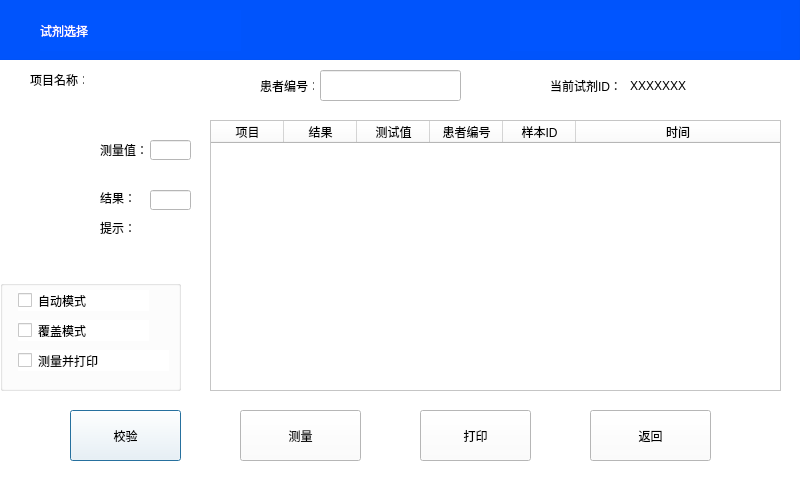
<?xml version="1.0" encoding="UTF-8"?>
<ui version="4.0">
 <class>ExpDialog</class>
 <widget class="QDialog" name="ExpDialog">
  <property name="geometry">
   <rect>
    <x>0</x>
    <y>0</y>
    <width>800</width>
    <height>480</height>
   </rect>
  </property>
  <property name="windowTitle">
   <string>Dialog</string>
  </property>
  <widget class="QGroupBox" name="groupBox">
   <property name="geometry">
    <rect>
     <x>-10</x>
     <y>-10</y>
     <width>811</width>
     <height>71</height>
    </rect>
   </property>
   <property name="styleSheet">
    <string notr="true">background-color: rgb(0, 85, 255);</string>
   </property>
   <property name="title">
    <string/>
   </property>
   <widget class="QLabel" name="labelTitle">
    <property name="geometry">
     <rect>
      <x>50</x>
      <y>20</y>
      <width>201</width>
      <height>41</height>
     </rect>
    </property>
    <property name="styleSheet">
     <string notr="true">color: rgb(255, 255, 255);
font: 75 32pt &quot;黑体&quot;;</string>
    </property>
    <property name="text">
     <string>试剂选择</string>
    </property>
   </widget>
   <widget class="QLabel" name="labelDateTime">
    <property name="geometry">
     <rect>
      <x>520</x>
      <y>20</y>
      <width>271</width>
      <height>41</height>
     </rect>
    </property>
    <property name="styleSheet">
     <string notr="true">color: rgb(255, 255, 255);
font:  20pt &quot;黑体&quot;;</string>
    </property>
    <property name="text">
     <string/>
    </property>
   </widget>
  </widget>
  <widget class="QStackedWidget" name="stackedWidget">
   <property name="geometry">
    <rect>
     <x>0</x>
     <y>60</y>
     <width>801</width>
     <height>421</height>
    </rect>
   </property>
   <property name="autoFillBackground">
    <bool>false</bool>
   </property>
   <property name="styleSheet">
    <string notr="true">background-color: rgb(255, 255, 255);</string>
   </property>
   <property name="currentIndex">
    <number>0</number>
   </property>
   <widget class="QWidget" name="page">
    <widget class="QTableWidget" name="AnalysisTableWidget">
     <property name="geometry">
      <rect>
       <x>210</x>
       <y>60</y>
       <width>571</width>
       <height>271</height>
      </rect>
     </property>
     <property name="sortingEnabled">
      <bool>false</bool>
     </property>
     <property name="rowCount">
      <number>0</number>
     </property>
     <property name="columnCount">
      <number>6</number>
     </property>
     <attribute name="horizontalHeaderVisible">
      <bool>true</bool>
     </attribute>
     <attribute name="horizontalHeaderDefaultSectionSize">
      <number>73</number>
     </attribute>
     <attribute name="horizontalHeaderHighlightSections">
      <bool>false</bool>
     </attribute>
     <attribute name="horizontalHeaderStretchLastSection">
      <bool>true</bool>
     </attribute>
     <attribute name="verticalHeaderVisible">
      <bool>false</bool>
     </attribute>
     <attribute name="verticalHeaderDefaultSectionSize">
      <number>30</number>
     </attribute>
     <attribute name="verticalHeaderHighlightSections">
      <bool>true</bool>
     </attribute>
     <attribute name="verticalHeaderVisible">
      <bool>false</bool>
     </attribute>
     <attribute name="verticalHeaderDefaultSectionSize">
      <number>30</number>
     </attribute>
     <attribute name="horizontalHeaderStretchLastSection">
      <bool>true</bool>
     </attribute>
     <attribute name="horizontalHeaderVisible">
      <bool>true</bool>
     </attribute>
     <attribute name="horizontalHeaderHighlightSections">
      <bool>false</bool>
     </attribute>
     <attribute name="verticalHeaderHighlightSections">
      <bool>true</bool>
     </attribute>
     <attribute name="horizontalHeaderDefaultSectionSize">
      <number>73</number>
     </attribute>
     <column>
      <property name="text">
       <string>项目</string>
      </property>
     </column>
     <column>
      <property name="text">
       <string>结果</string>
      </property>
     </column>
     <column>
      <property name="text">
       <string>测试值</string>
      </property>
     </column>
     <column>
      <property name="text">
       <string>患者编号</string>
      </property>
     </column>
     <column>
      <property name="text">
       <string>样本ID</string>
      </property>
     </column>
     <column>
      <property name="text">
       <string>时间</string>
      </property>
     </column>
    </widget>
    <widget class="QLabel" name="ShowImageLabel">
     <property name="geometry">
      <rect>
       <x>13</x>
       <y>50</y>
       <width>81</width>
       <height>151</height>
      </rect>
     </property>
     <property name="styleSheet">
      <string notr="true">background-image: url();
background-color: rgb(255, 255, 255);</string>
     </property>
     <property name="text">
      <string/>
     </property>
    </widget>
    <widget class="QLabel" name="label_4">
     <property name="geometry">
      <rect>
       <x>30</x>
       <y>10</y>
       <width>54</width>
       <height>20</height>
      </rect>
     </property>
     <property name="text">
      <string>项目名称：</string>
     </property>
    </widget>
    <widget class="QLabel" name="label_5">
     <property name="geometry">
      <rect>
       <x>100</x>
       <y>80</y>
       <width>51</width>
       <height>20</height>
      </rect>
     </property>
     <property name="text">
      <string>测量值：</string>
     </property>
    </widget>
    <widget class="QLabel" name="label_6">
     <property name="geometry">
      <rect>
       <x>100</x>
       <y>130</y>
       <width>41</width>
       <height>16</height>
      </rect>
     </property>
     <property name="text">
      <string>结果：</string>
     </property>
    </widget>
    <widget class="QLabel" name="label_7">
     <property name="geometry">
      <rect>
       <x>100</x>
       <y>160</y>
       <width>31</width>
       <height>16</height>
      </rect>
     </property>
     <property name="text">
      <string>提示：</string>
     </property>
    </widget>
    <widget class="QLineEdit" name="TestValueLineEdit">
     <property name="geometry">
      <rect>
       <x>150</x>
       <y>80</y>
       <width>41</width>
       <height>20</height>
      </rect>
     </property>
    </widget>
    <widget class="QLineEdit" name="ResultLineEdit">
     <property name="geometry">
      <rect>
       <x>150</x>
       <y>130</y>
       <width>41</width>
       <height>20</height>
      </rect>
     </property>
    </widget>
    <widget class="QLineEdit" name="PatientLineEdit">
     <property name="geometry">
      <rect>
       <x>320</x>
       <y>10</y>
       <width>141</width>
       <height>31</height>
      </rect>
     </property>
    </widget>
    <widget class="QLabel" name="label_8">
     <property name="geometry">
      <rect>
       <x>260</x>
       <y>10</y>
       <width>54</width>
       <height>31</height>
      </rect>
     </property>
     <property name="text">
      <string>患者编号：</string>
     </property>
    </widget>
    <widget class="QLabel" name="label_9">
     <property name="geometry">
      <rect>
       <x>550</x>
       <y>10</y>
       <width>71</width>
       <height>31</height>
      </rect>
     </property>
     <property name="text">
      <string>当前试剂ID：</string>
     </property>
    </widget>
    <widget class="QGroupBox" name="groupBox_2">
     <property name="geometry">
      <rect>
       <x>0</x>
       <y>220</y>
       <width>181</width>
       <height>111</height>
      </rect>
     </property>
     <property name="styleSheet">
      <string notr="true">border-color: rgb(0, 0, 0);</string>
     </property>
     <property name="title">
      <string/>
     </property>
     <widget class="QCheckBox" name="AutoCheckBox">
      <property name="geometry">
       <rect>
        <x>18</x>
        <y>10</y>
        <width>131</width>
        <height>21</height>
       </rect>
      </property>
      <property name="styleSheet">
       <string notr="true">font: 14pt &quot;微软细黑&quot;;</string>
      </property>
      <property name="text">
       <string>自动模式</string>
      </property>
     </widget>
     <widget class="QCheckBox" name="CoverCheckBox">
      <property name="geometry">
       <rect>
        <x>18</x>
        <y>40</y>
        <width>131</width>
        <height>21</height>
       </rect>
      </property>
      <property name="styleSheet">
       <string notr="true">font: 14pt &quot;微软细黑&quot;;</string>
      </property>
      <property name="text">
       <string>覆盖模式</string>
      </property>
     </widget>
     <widget class="QCheckBox" name="PrintCheckBox">
      <property name="geometry">
       <rect>
        <x>18</x>
        <y>70</y>
        <width>151</width>
        <height>21</height>
       </rect>
      </property>
      <property name="styleSheet">
       <string notr="true">font: 14pt &quot;微软细黑&quot;;</string>
      </property>
      <property name="text">
       <string>测量并打印</string>
      </property>
     </widget>
    </widget>
    <widget class="QLabel" name="CurrentRegIdLabel">
     <property name="geometry">
      <rect>
       <x>630</x>
       <y>10</y>
       <width>91</width>
       <height>31</height>
      </rect>
     </property>
     <property name="text">
      <string>XXXXXXX</string>
     </property>
    </widget>
    <widget class="QLabel" name="PromptLabel">
     <property name="geometry">
      <rect>
       <x>140</x>
       <y>160</y>
       <width>51</width>
       <height>21</height>
      </rect>
     </property>
     <property name="text">
      <string/>
     </property>
    </widget>
    <widget class="QPushButton" name="CheckPushButton">
     <property name="geometry">
      <rect>
       <x>70</x>
       <y>350</y>
       <width>111</width>
       <height>51</height>
      </rect>
     </property>
     <property name="styleSheet">
      <string notr="true">font: 20pt &quot;微软细黑&quot;;</string>
     </property>
     <property name="text">
      <string>校验</string>
     </property>
    </widget>
    <widget class="QPushButton" name="MeasurePushButton">
     <property name="geometry">
      <rect>
       <x>240</x>
       <y>350</y>
       <width>121</width>
       <height>51</height>
      </rect>
     </property>
     <property name="styleSheet">
      <string notr="true">font: 20pt &quot;微软细黑&quot;;</string>
     </property>
     <property name="text">
      <string>测量</string>
     </property>
    </widget>
    <widget class="QPushButton" name="PrintPushButton">
     <property name="geometry">
      <rect>
       <x>420</x>
       <y>350</y>
       <width>111</width>
       <height>51</height>
      </rect>
     </property>
     <property name="styleSheet">
      <string notr="true">font: 20pt &quot;微软细黑&quot;;</string>
     </property>
     <property name="text">
      <string>打印</string>
     </property>
    </widget>
    <widget class="QPushButton" name="expReturnBtn">
     <property name="geometry">
      <rect>
       <x>590</x>
       <y>350</y>
       <width>121</width>
       <height>51</height>
      </rect>
     </property>
     <property name="styleSheet">
      <string notr="true">font: 20pt &quot;微软细黑&quot;;</string>
     </property>
     <property name="text">
      <string>返回</string>
     </property>
    </widget>
    <widget class="QLabel" name="ProjectNameLabel">
     <property name="geometry">
      <rect>
       <x>120</x>
       <y>10</y>
       <width>71</width>
       <height>21</height>
      </rect>
     </property>
     <property name="styleSheet">
      <string notr="true">background-color: rgb(255, 255, 255);</string>
     </property>
     <property name="text">
      <string/>
     </property>
    </widget>
   </widget>
   <widget class="QWidget" name="page_2">
    <widget class="QLabel" name="label_2">
     <property name="geometry">
      <rect>
       <x>50</x>
       <y>0</y>
       <width>121</width>
       <height>51</height>
      </rect>
     </property>
     <property name="styleSheet">
      <string notr="true">font: 75 20pt &quot;宋体&quot;;</string>
     </property>
     <property name="text">
      <string>试剂列表：</string>
     </property>
    </widget>
    <widget class="QTableWidget" name="tableWidget">
     <property name="geometry">
      <rect>
       <x>130</x>
       <y>50</y>
       <width>541</width>
       <height>281</height>
      </rect>
     </property>
     <property name="styleSheet">
      <string notr="true">QHeaderView::section{background:skyblue;}</string>
     </property>
     <property name="rowCount">
      <number>6</number>
     </property>
     <attribute name="horizontalHeaderVisible">
      <bool>false</bool>
     </attribute>
     <attribute name="horizontalHeaderCascadingSectionResizes">
      <bool>false</bool>
     </attribute>
     <attribute name="horizontalHeaderDefaultSectionSize">
      <number>100</number>
     </attribute>
     <attribute name="horizontalHeaderStretchLastSection">
      <bool>true</bool>
     </attribute>
     <attribute name="verticalHeaderVisible">
      <bool>false</bool>
     </attribute>
     <attribute name="verticalHeaderDefaultSectionSize">
      <number>40</number>
     </attribute>
     <attribute name="verticalHeaderStretchLastSection">
      <bool>false</bool>
     </attribute>
     <attribute name="verticalHeaderVisible">
      <bool>false</bool>
     </attribute>
     <attribute name="verticalHeaderDefaultSectionSize">
      <number>40</number>
     </attribute>
     <attribute name="horizontalHeaderStretchLastSection">
      <bool>true</bool>
     </attribute>
     <attribute name="horizontalHeaderCascadingSectionResizes">
      <bool>false</bool>
     </attribute>
     <attribute name="horizontalHeaderVisible">
      <bool>false</bool>
     </attribute>
     <attribute name="verticalHeaderStretchLastSection">
      <bool>false</bool>
     </attribute>
     <attribute name="horizontalHeaderDefaultSectionSize">
      <number>100</number>
     </attribute>
     <row/>
     <row/>
     <row/>
     <row/>
     <row/>
     <row/>
     <column>
      <property name="text">
       <string>序号</string>
      </property>
      <property name="font">
       <font>
        <pointsize>15</pointsize>
       </font>
      </property>
     </column>
     <column>
      <property name="text">
       <string>生产日期</string>
      </property>
      <property name="font">
       <font>
        <pointsize>15</pointsize>
       </font>
      </property>
     </column>
     <column>
      <property name="text">
       <string>试剂名称</string>
      </property>
      <property name="font">
       <font>
        <pointsize>15</pointsize>
       </font>
      </property>
     </column>
     <column>
      <property name="text">
       <string>有效起至</string>
      </property>
      <property name="font">
       <font>
        <pointsize>15</pointsize>
       </font>
      </property>
     </column>
     <column>
      <property name="text">
       <string>试剂ID</string>
      </property>
      <property name="font">
       <font>
        <pointsize>15</pointsize>
       </font>
      </property>
     </column>
    </widget>
    <widget class="QPushButton" name="selectOkBtn">
     <property name="geometry">
      <rect>
       <x>350</x>
       <y>360</y>
       <width>121</width>
       <height>41</height>
      </rect>
     </property>
     <property name="styleSheet">
      <string notr="true">font: 20pt &quot;微软细黑&quot;;</string>
     </property>
     <property name="text">
      <string>确定</string>
     </property>
    </widget>
    <widget class="QPushButton" name="selectReturnBtn">
     <property name="geometry">
      <rect>
       <x>490</x>
       <y>360</y>
       <width>121</width>
       <height>41</height>
      </rect>
     </property>
     <property name="styleSheet">
      <string notr="true">font: 20pt &quot;微软细黑&quot;;</string>
     </property>
     <property name="text">
      <string>返回</string>
     </property>
    </widget>
   </widget>
  </widget>
 </widget>
 <resources/>
 <connections/>
</ui>
